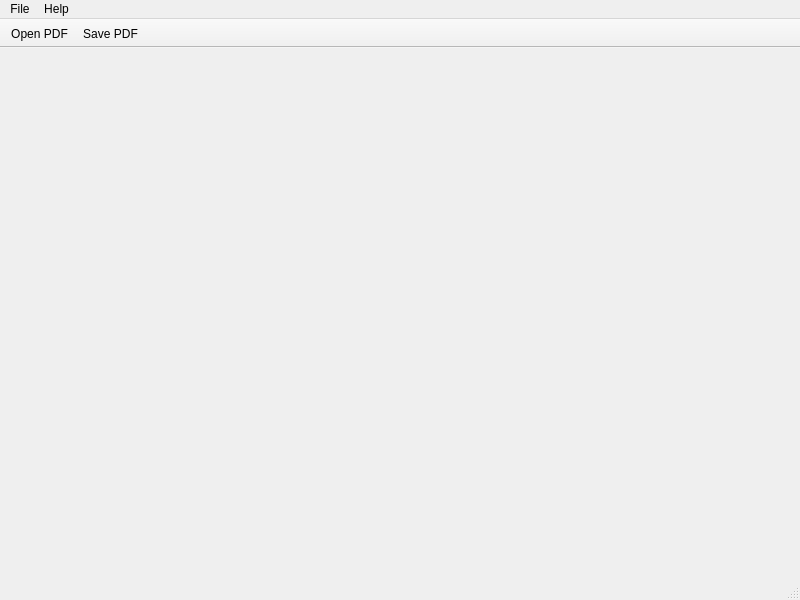
<?xml version="1.0" encoding="UTF-8"?>
<ui version="4.0">
 <class>CyanPDF</class>
 <widget class="QMainWindow" name="CyanPDF">
  <property name="geometry">
   <rect>
    <x>0</x>
    <y>0</y>
    <width>800</width>
    <height>600</height>
   </rect>
  </property>
  <property name="windowTitle">
   <string>CyanPDF</string>
  </property>
  <widget class="QWidget" name="centralwidget"/>
  <widget class="QMenuBar" name="menubar">
   <property name="geometry">
    <rect>
     <x>0</x>
     <y>0</y>
     <width>800</width>
     <height>24</height>
    </rect>
   </property>
   <widget class="QMenu" name="menuFile">
    <property name="title">
     <string>File</string>
    </property>
    <addaction name="actionOpen"/>
    <addaction name="actionSave"/>
    <addaction name="separator"/>
    <addaction name="actionQuit"/>
   </widget>
   <widget class="QMenu" name="menuHelp">
    <property name="title">
     <string>Help</string>
    </property>
    <addaction name="actionAbout"/>
   </widget>
   <addaction name="menuFile"/>
   <addaction name="menuHelp"/>
  </widget>
  <widget class="QStatusBar" name="statusbar"/>
  <widget class="QToolBar" name="toolBar">
   <property name="windowTitle">
    <string>ToolBar</string>
   </property>
   <property name="movable">
    <bool>false</bool>
   </property>
   <attribute name="toolBarArea">
    <enum>TopToolBarArea</enum>
   </attribute>
   <attribute name="toolBarBreak">
    <bool>false</bool>
   </attribute>
   <addaction name="actionOpen"/>
   <addaction name="actionSave"/>
  </widget>
  <action name="actionOpen">
   <property name="icon">
    <iconset theme="document-open"/>
   </property>
   <property name="text">
    <string>Open PDF</string>
   </property>
   <property name="toolTip">
    <string>Open PDF</string>
   </property>
   <property name="shortcut">
    <string>Ctrl+O</string>
   </property>
  </action>
  <action name="actionSave">
   <property name="icon">
    <iconset theme="document-save"/>
   </property>
   <property name="text">
    <string>Save PDF</string>
   </property>
   <property name="toolTip">
    <string>Save PDF</string>
   </property>
   <property name="shortcut">
    <string>Ctrl+S</string>
   </property>
  </action>
  <action name="actionQuit">
   <property name="icon">
    <iconset theme="system-shutdown"/>
   </property>
   <property name="text">
    <string>Quit</string>
   </property>
   <property name="shortcut">
    <string>Ctrl+Q</string>
   </property>
  </action>
  <action name="actionAbout">
   <property name="icon">
    <iconset theme="dialog-question"/>
   </property>
   <property name="text">
    <string>About</string>
   </property>
  </action>
 </widget>
 <resources/>
 <connections/>
</ui>
